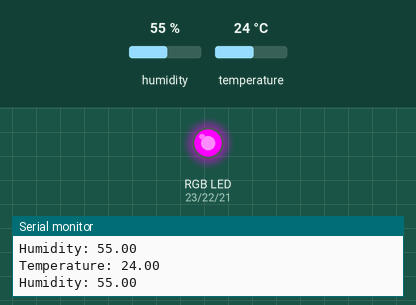
Simulated run of this program. Board: ESP32. On the bench: an RGB LED mixed from three pins (HIGH = lit), the last lines printed to the serial monitor. The inputs (shaded band) are chosen by the test bench; at power-on: temperature 24 °C, humidity 55 %. WiFi joins after 1.5 s; servers stay silent unless stated; no MQTT or app messages arrive unless stated.

Above: at 2.7 s.
2.8 s: temperature set to 27 °C
At 4.0 s:
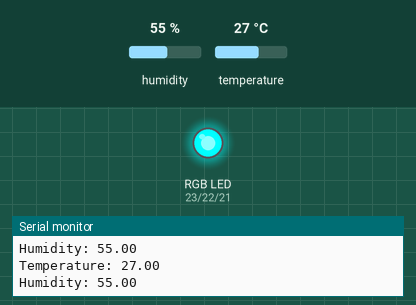
9.1 s: temperature set to 12 °C
At 10.2 s:
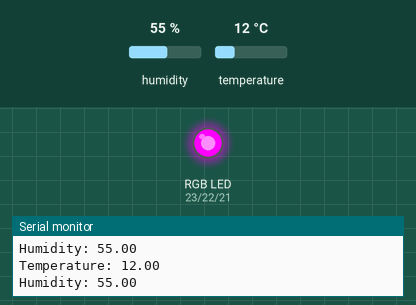
11.1 s: temperature set to 28 °C
At 12.7 s:
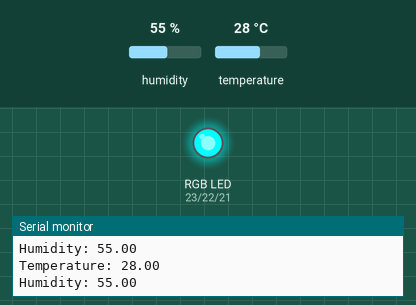
Timing chart, 0 to 14.2 s (numbered marks = the images above; inputs shaded):
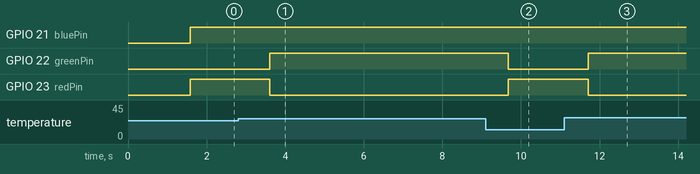

Measured:
- the behaviour switches between 25 and 26 °C on temperature (found by bisection; images 0 and 1)
- after the input at 2.8 s, GPIO 22 (greenPin): LOW → HIGH after 0.80 s; GPIO 23 (redPin): HIGH → LOW after 0.80 s
- after the input at 9.1 s, GPIO 22 (greenPin): HIGH → LOW after 0.58 s; GPIO 23 (redPin): LOW → HIGH after 0.58 s
- after the input at 11.1 s, GPIO 22 (greenPin): LOW → HIGH after 0.61 s; GPIO 23 (redPin): HIGH → LOW after 0.61 s

The program:

main.cpp
```cpp
#include <WiFi.h>
#include <Adafruit_NeoPixel.h>
#include <DHT.h>
#include <PubSubClient.h>

// --------------------------------------------------------------------------------------------
//        UPDATE CONFIGURATION TO MATCH YOUR ENVIRONMENT
// --------------------------------------------------------------------------------------------

// MQTT connection details
#define MQTT_HOST "broker.mqtt.cool"
#define MQTT_PORT  1883
#define MQTT_DEVICEID "d:hwu.esp8266.H00467490"
#define MQTT_USER "" // no need for authentication, for now
#define MQTT_TOKEN "" // no need for authentication, for now
#define MQTT_TOPIC_DISPLAY "d:hwu.esp8266.H00467490/cmd/display/fmt/json"
String color;
String control;
// Add new MQTT topics for temperature and humidity
#define MQTT_TOPIC_TEMP "d:hwu.esp8266.H00467490/evt/temperature/fmt/string"
#define MQTT_TOPIC_HUMIDITY "d:hwu.esp8266.H00467490/evt/humidity/fmt/string"
#define ledcontroltopic "led/control"
// Topics for RGB color control
#define MQTT_TOPIC_RGB_RED "d:hwu.esp8266.H00467490/cmd/color/red"
#define MQTT_TOPIC_RGB_GREEN "d:hwu.esp8266.H00467490/cmd/color/green"
#define MQTT_TOPIC_RGB_BLUE "d:hwu.esp8266.H00467490/cmd/color/blue"
#define MQTT_TOPIC_RGB "d:hwu.esp8266.H00467490/cmd/color"

// GPIO pins used to connect devices
#define RGB_PIN 5 // GPIO pin the data line of RGB LED is connected to
#define DHT_PIN 4 // GPIO pin the data line of the DHT sensor is connected to

// Specify DHT11 (Blue) or DHT22 (White) sensor
#define DHTTYPE DHT11

// Temperatures to set LED by (assume temp in C)
#define ALARM_COLD 0.0
#define ALARM_HOT 30.0
#define WARN_COLD 10.0
#define WARN_HOT 25.0

// WiFi credentials
char ssid[] = "Deepika";     // your network SSID (name)
char pass[] = "12345678";   // your network password

// LED Pins and PWM Constants
const int redPin = 23;
const int greenPin = 22;
const int bluePin = 21;
const int redChannel = 2;
const int greenChannel = 1;
const int blueChannel = 0;
const int pwmFreq = 5000;
const int pwmResolution = 8;

// Initialize DHT sensor
DHT dht(DHT_PIN, DHTTYPE);

// MQTT objects
void callback(char* topic, byte* payload, unsigned int length);
WiFiClient wifiClient;
PubSubClient mqtt(MQTT_HOST, MQTT_PORT, callback, wifiClient);

// Initialize variables for temperature and humidity
float h = 0.0;
float t = 0.0;
void setRed() {
  ledcWrite(redChannel, 0);   // Set Red channel to max
  ledcWrite(greenChannel, 255);   // Green off
  ledcWrite(blueChannel, 255);    // Blue off
}

void setGreen() {
  ledcWrite(redChannel, 255);     // Red off
  ledcWrite(greenChannel, 0); // Set Green channel to max
  ledcWrite(blueChannel, 255);    // Blue off
}

void setBlue() {
  ledcWrite(redChannel, 255);     // Red off
  ledcWrite(greenChannel, 255);   // Green off
  ledcWrite(blueChannel, 0);  // Set Blue channel to max
}
void setup() {
    // Start serial console
    Serial.begin(115200);
    Serial.setTimeout(2000);

    while (!Serial) { }

    // Setup LED PWM Channels
    ledcSetup(redChannel, pwmFreq, pwmResolution);
    ledcSetup(greenChannel, pwmFreq, pwmResolution);
    ledcSetup(blueChannel, pwmFreq, pwmResolution);

    // Attach each PWM channel to its respective GPIO pin
    ledcAttachPin(redPin, redChannel);
    ledcAttachPin(greenPin, greenChannel);
    ledcAttachPin(bluePin, blueChannel);

    // Start connected devices
    dht.begin();

    // Start WiFi connection
    WiFi.mode(WIFI_STA);
    WiFi.begin(ssid, pass);
    while (WiFi.status() != WL_CONNECTED) {
        delay(500);
        Serial.print(".");
    }
    Serial.println("");
    Serial.println("WiFi Connected");

    // Connect to MQTT broker

}


void loop() {
    mqtt.loop();

    while (!mqtt.connected()) {
        Serial.print("Attempting MQTT connection...");
        // Attempt to connect
        if (mqtt.connect(MQTT_DEVICEID, MQTT_USER, MQTT_TOKEN)) {
            Serial.println("MQTT Connected");
            mqtt.subscribe(MQTT_TOPIC_DISPLAY);

            mqtt.subscribe(MQTT_TOPIC_RGB);
            mqtt.subscribe(ledcontroltopic);
        } else {
            Serial.println("MQTT Failed to connect!");
            delay(2000);
        }
    }

    h = dht.readHumidity();
    t = dht.readTemperature(); // Temperature in Celsius


    // Check if any reads failed and exit early (to try again).
    if (isnan(h) || isnan(t)) {
        Serial.println("Failed to read from DHT sensor!");
    } else {
        // Publish temperature and humidity values
        char tempStr[10];
        char humStr[10];
        dtostrf(t, 6, 2, tempStr); // Convert temperature to string
        dtostrf(h, 6, 2, humStr); // Convert humidity to string

        // Publish temperature as a string
        if (!mqtt.publish(MQTT_TOPIC_TEMP, tempStr)) {
            Serial.println("MQTT Publish failed for temperature");
        }

        // Publish humidity as a string
        if (!mqtt.publish(MQTT_TOPIC_HUMIDITY, humStr)) {
            Serial.println("MQTT Publish failed for humidity");
        }

        // Set RGB LED Color Based on Temperature


        Serial.print("Temperature: ");
        Serial.println(t);
        Serial.print("Humidity: ");
        Serial.println(h);
        if(control=="ON"){
       if (color == "RED") {
            setRed();
        } else if (color == "GREEN") {
            setGreen();
        } else if (color == "BLUE") {
            setBlue();
        } }
        else{
            if(t > 25) setRed();
            else setGreen();
        }
    }

    // Pause - but keep polling MQTT for incoming messages
    delay(1000);
}

// Callback function for handling received messages
void callback(char* topic, byte* payload, unsigned int length) {
    payload[length] = 0; // Ensure valid content is zero terminated so can treat as C-string
    String message = String((char *)payload);

    Serial.print("Message arrived [");
    Serial.print(topic);
    Serial.print("]: ");
    Serial.println(message);
    if(String(topic) == ledcontroltopic){
        control = message;
    }
    // Handle MQTT color messages
    if (String(topic) == MQTT_TOPIC_RGB) {
       color = message;
       Serial.println(color);


    }

}
```
